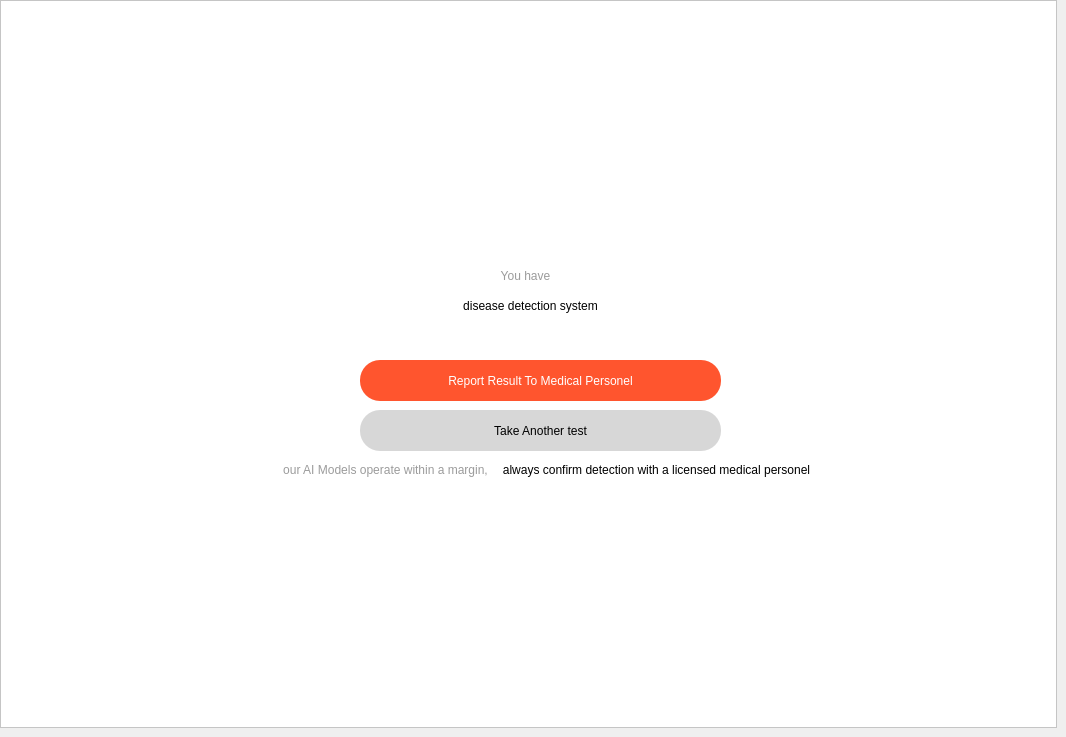
    <widget class="QWidget" name="result">
     <widget class="QFrame" name="frame_18">
      <property name="geometry">
       <rect>
        <x>0</x>
        <y>0</y>
        <width>1057</width>
        <height>728</height>
       </rect>
      </property>
      <property name="sizePolicy">
       <sizepolicy hsizetype="Preferred" vsizetype="Preferred">
        <horstretch>0</horstretch>
        <verstretch>0</verstretch>
       </sizepolicy>
      </property>
      <property name="minimumSize">
       <size>
        <width>1057</width>
        <height>728</height>
       </size>
      </property>
      <property name="maximumSize">
       <size>
        <width>1057</width>
        <height>728</height>
       </size>
      </property>
      <property name="styleSheet">
       <string notr="true">background-color: rgb(255, 255, 255);</string>
      </property>
      <property name="frameShape">
       <enum>QFrame::StyledPanel</enum>
      </property>
      <property name="frameShadow">
       <enum>QFrame::Raised</enum>
      </property>
      <widget class="QLabel" name="label_37">
       <property name="geometry">
        <rect>
         <x>430</x>
         <y>260</y>
         <width>191</width>
         <height>31</height>
        </rect>
       </property>
       <property name="styleSheet">
        <string notr="true">font: 81 20pt &quot;Urbanist ExtraBold&quot;;
color: rgba(0, 0, 0, 100);
background-color: rgb(255, 255, 255);</string>
       </property>
       <property name="text">
        <string>You have</string>
       </property>
       <property name="alignment">
        <set>Qt::AlignCenter</set>
       </property>
       <property name="wordWrap">
        <bool>true</bool>
       </property>
      </widget>
      <widget class="QLabel" name="prediction">
       <property name="geometry">
        <rect>
         <x>120</x>
         <y>290</y>
         <width>821</width>
         <height>31</height>
        </rect>
       </property>
       <property name="styleSheet">
        <string notr="true">font: 81 20pt &quot;Urbanist ExtraBold&quot;;
color: rgb(0, 0, 0);
background-color: transparent;</string>
       </property>
       <property name="text">
        <string>disease detection system</string>
       </property>
       <property name="alignment">
        <set>Qt::AlignCenter</set>
       </property>
       <property name="wordWrap">
        <bool>true</bool>
       </property>
      </widget>
      <widget class="QPushButton" name="report">
       <property name="geometry">
        <rect>
         <x>360</x>
         <y>360</y>
         <width>361</width>
         <height>41</height>
        </rect>
       </property>
       <property name="styleSheet">
        <string notr="true">QPushButton{
background-color: rgb(255, 85, 46);
color: rgb(255, 255, 255);
border-radius: 20px;
font: 63 10pt &quot;Urbanist SemiBold&quot;;
}
QPushButton:hover{
background-color: rgba(255, 85, 46, 150);
}</string>
       </property>
       <property name="text">
        <string>Report Result To Medical Personel</string>
       </property>
       <property name="icon">
        <iconset resource="resources.qrc">
         <normaloff>:/assets/file-medical-alt.png</normaloff>:/assets/file-medical-alt.png</iconset>
       </property>
       <property name="iconSize">
        <size>
         <width>24</width>
         <height>24</height>
        </size>
       </property>
      </widget>
      <widget class="QPushButton" name="restart">
       <property name="geometry">
        <rect>
         <x>360</x>
         <y>410</y>
         <width>361</width>
         <height>41</height>
        </rect>
       </property>
       <property name="styleSheet">
        <string notr="true">QPushButton{
background-color:rgba(0, 0, 0, 40);
color: rgb(0, 0, 0);
border-radius: 20px;
font: 63 10pt &quot;Urbanist SemiBold&quot;;
}
QPushButton:hover{
background-color:rgba(0, 0, 0, 10);
}</string>
       </property>
       <property name="text">
        <string>Take Another test</string>
       </property>
       <property name="iconSize">
        <size>
         <width>24</width>
         <height>24</height>
        </size>
       </property>
      </widget>
      <widget class="QLabel" name="label_39">
       <property name="geometry">
        <rect>
         <x>270</x>
         <y>460</y>
         <width>231</width>
         <height>20</height>
        </rect>
       </property>
       <property name="styleSheet">
        <string notr="true">font: 81 9pt &quot;Urbanist SemiBold&quot;;
color: rgba(0, 0, 0, 100);
background-color: transparent;</string>
       </property>
       <property name="text">
        <string>our AI Models operate within a margin,</string>
       </property>
       <property name="alignment">
        <set>Qt::AlignCenter</set>
       </property>
       <property name="wordWrap">
        <bool>true</bool>
       </property>
      </widget>
      <widget class="QLabel" name="label_40">
       <property name="geometry">
        <rect>
         <x>486</x>
         <y>460</y>
         <width>341</width>
         <height>20</height>
        </rect>
       </property>
       <property name="styleSheet">
        <string notr="true">font: 81 9pt &quot;Urbanist SemiBold&quot;;
color: rgb(0, 0, 0);
background-color: transparent;</string>
       </property>
       <property name="text">
        <string>always confirm detection with a licensed medical personel</string>
       </property>
       <property name="alignment">
        <set>Qt::AlignCenter</set>
       </property>
       <property name="wordWrap">
        <bool>true</bool>
       </property>
      </widget>
     </widget>
    </widget>
